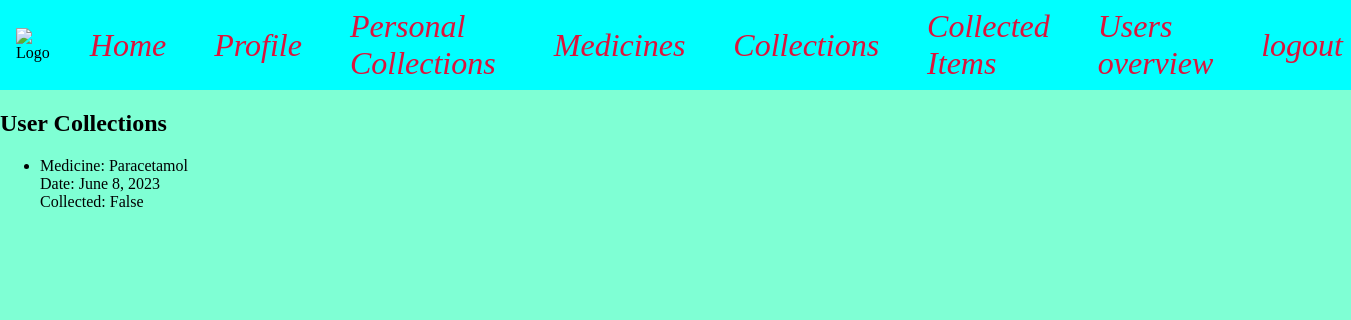
Page /user_collections/2/ (signed in) on the committed database.
### base/models.py (models this page shows, shortened)
class Collection(models.Model):
    medicine = models.ForeignKey(
        Medicine, on_delete=models.CASCADE, null=False)
    user = models.ForeignKey(User, on_delete=models.CASCADE)
    date = models.DateField(blank=False,)
    collected = models.BooleanField(default=False)
    collected_approved = models.BooleanField(default=False)
    collected_approved_by = models.ForeignKey(User, on_delete=models.CASCADE,
                                    related_name='approved_by', null=True, blank=True)

class Medicine(models.Model):
    name = models.CharField(max_length=50)
    manufacture = models.CharField(max_length=50)
    cures = models.CharField(max_length=50)
    side_effects = models.CharField(max_length=50)

### base/views.py (the view)
# urls.py: path('user_collections/<int:user_id>/', views.user_collections, name='user_collections'),
def user_collections(request, user_id):
    user = User.objects.get(id=user_id)
    collections = Collection.objects.filter(user=user)
    context = {
        'collections': collections
    }
    return render(request, 'base/user_collections.html', context)

### base/templates/base/user_collections.html
{% extends 'base/base.html' %}
{% block content %}
    <h2>User Collections</h2>
    <ul>
        {% for collection in collections %}
            <li>
                Medicine: {{ collection.medicine.name }}<br>
                Date: {{ collection.date }} <br>
                Collected: {{ collection.collected }} <br>
            </li>
        {% empty %}
            <li>No collections found.</li>
        {% endfor %}
    </ul>
{% endblock %}

### base/static/base/css/styles.css (style rules this page uses)
body { background-color: aquamarine; }

### base/static/base/css/menu.css (style rules this page uses)
body { margin: 0; }

### rows in the picture
Collection: medicine.name "Paracetamol", date "June 8, 2023", collected "False"
